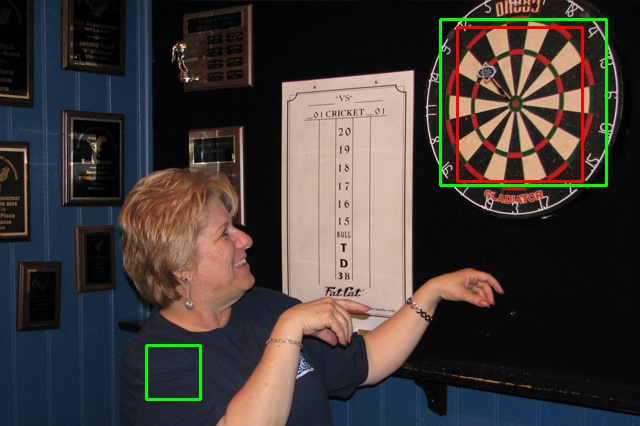
#> input picture Detected/dart0.jpg, 640 x 426 px
$ python -i Dartboard-Dectector.py   (imports and definitions only)   (older library calls are emulated)
#> lines starting #> are read from the running program, lines starting #| are printed output that depends on the picture; after the words box and inside, x2 and y2 are one past the last pixel; in counts of white or black regions, pixels touching at a corner belong together
import numpy as np
import cv2
import os
import sys
import argparse
import math
import random

parser = argparse.ArgumentParser(description='DartBoard detection')
# [3 lines not run here, left out]

cascade_name = "Dartboardcascade/cascade.xml"

# [41 lines left out: functions convolution, gradient_x, gradient_y, sobel_information, not called in this run]

def thresholded_pixels(image, T):
    return np.argwhere(image > T)

# [101 lines left out: functions hough_circles, EllipseSimiliarity, hough_ellipse, not called in this run]

def AngleBetweenPoints(v0, v1, v2):
    return (180 / math.pi) * np.arccos(np.dot(v1 - v0, v1 - v2) / (np.linalg.norm(v1 - v0) * np.linalg.norm(v1 - v2)))

def TriangleHas18DegreeAngle(triangle, tolerance=10):
    angles = []
    angles.append(AngleBetweenPoints(triangle[0], triangle[1], triangle[2]))
    angles.append(AngleBetweenPoints(triangle[1], triangle[2], triangle[0]))
    angles.append(AngleBetweenPoints(triangle[2], triangle[0], triangle[1]))
    for a in angles:
        if (a < 18 + tolerance or a > 18 - tolerance):
            return True
    return False

def DetectDartboardsFromTriangles(frame):
    triangles = ContourPolygons(frame, 150)

    # Dartboards have 20 triangular segments, 360 / 20 = 18
    # Get a list of triangles that have an angle of around 18 degrees
    triangles = [np.array(t) for t in triangles if TriangleHas18DegreeAngle(np.array(t))]
    centres = np.array([(t[0] + t[1] + t[2]) / 3 for t in triangles])

    cluster_radius = 30
    clusters = []
    while (len(centres) > 0):
        average = list(centres[0])
        average.append(0)
        removed = [0]
        for i in range(1, len(centres)):
            centre = np.array(centres[i])
            av = np.array(average[:2])
            d2 = np.dot(centre - av, centre - av)
            if (d2 < cluster_radius ** 2):
                new_average = (av * average[2] + centre) / (average[2] + 1)
                average = [new_average[0], new_average[1], average[2] + 1]
                removed.append(i)
        centres = np.delete(centres, removed, axis=0)
        clusters.append(average)

    clusters = [c for c in clusters if c[2] >= 3]
    print(len(clusters))
    return [[int(c[0] - cluster_radius), int(c[1] - cluster_radius), 2 * cluster_radius, 2 * cluster_radius] for c in clusters]

def ContourPolygons(frame, T):
    frame_gray = cv2.cvtColor(frame, cv2.COLOR_BGR2GRAY)
    _, thresholded = cv2.threshold(frame_gray, T, 255, cv2.THRESH_BINARY)
    _, contours, _ = cv2.findContours(thresholded, cv2.RETR_TREE, cv2.CHAIN_APPROX_SIMPLE)
    tris = []
    contour_output = np.copy(frame)
    for contour in contours:
        if (cv2.contourArea(contour) > 10):
            poly = cv2.approxPolyDP(contour, 0.05 * cv2.arcLength(contour, True), True)
            if (len(poly) == 3):
                cv2.drawContours(contour_output, [poly], 0, (0, 0, 255), 2)
                tris.append([poly[0][0], poly[1][0], poly[2][0]])
    cv2.imwrite("countour_test.jpg", contour_output)
    return tris

# TODO: Generalise this for ellipses
# [296 lines left out: functions LargeClusterCircles, test_hough_circles, test_hough_ellipses, IoUScore, ScorePredictions, PrettyPrintScores and 9 more, not called in this run]

# [1 line that did not run here, left out]
# [5 lines not run here, left out]

>>> import cv2
>>> picture = cv2.imread('Detected/dart0.jpg')
#> picture is the input picture: shape (426, 640, 3); mean B, G, R 55.2, 58.6, 66.6
>>> result = DetectDartboardsFromTriangles(picture)
#> in ContourPolygons, `frame_gray = cv2.cvtColor(frame, cv2.COLOR_BGR2GRAY)`:
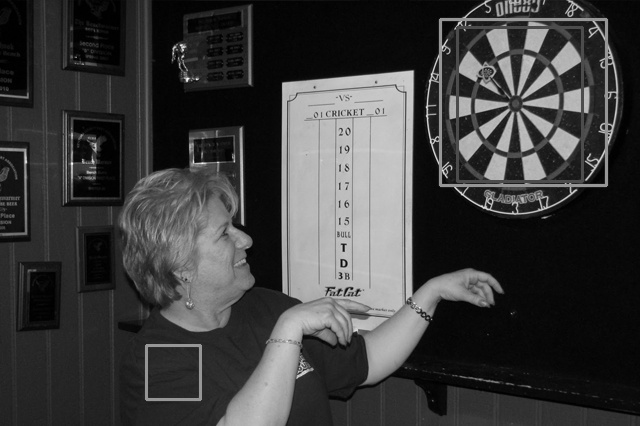
#> frame_gray: shape (426, 640); min 0, max 252, mean 60.6
#> in ContourPolygons, `_, thresholded = cv2.threshold(frame_gray, T, 255, cv2.THRESH_BINARY)`:
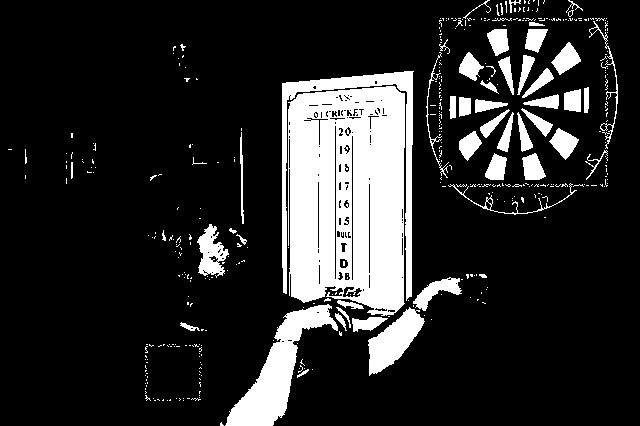
#> thresholded: shape (426, 640); 16.7% white; 418 white regions (364 under 20 px)
#> in ContourPolygons, `_, contours, _ = cv2.findContours(thresholded, cv2.RETR_TREE, cv2.CHAI..`: contours = 563 contours, 480 with area under 20; largest, box (x1, y1, x2, y2) and area: (288, 86, 405, 316) 24004, (225, 304, 338, 426) 4321, (282, 71, 414, 301) 3342, (368, 307, 425, 376) 1798, (197, 224, 229, 278) 881
#> the loop in ContourPolygons, `for contour in contours:` made 563 passes
#> poly on passes 35, 75, 78, 81, 82, 83, 86, 98, 122, 152, 156, 158: [[308, 369], [297, 375], [297, 377]], [[180, 323], [190, 330], [196, 327], [199, 330]], [[387, 318], [352, 318], [353, 331], [370, 330]], [[335, 313], [346, 330], [343, 319]], [[419, 310], [368, 340], [369, 375], [408, 346]], [[336, 307], [350, 327], [348, 316]], [[331, 306], [283, 317], [225, 425], [284, 414]], [[337, 301], [345, 307], [363, 308]], [[479, 274], [482, 277], [486, 277], [484, 274]], [[237, 234], [244, 244], [246, 240]], [[163, 230], [162, 239], [165, 240]], [[209, 224], [198, 272], [216, 277], [228, 253]]
#> contour on passes 2 to 7: [[183, 400]], [[167, 400]], [[154, 400], [155, 400]], [[170, 399], [169, 400], [170, 400]], [[163, 399], [162, 400], [163, 400]], [[157, 399], [158, 399], [159, 400], [158, 399]]
#> after the loop in ContourPolygons, `for contour in contours:`:
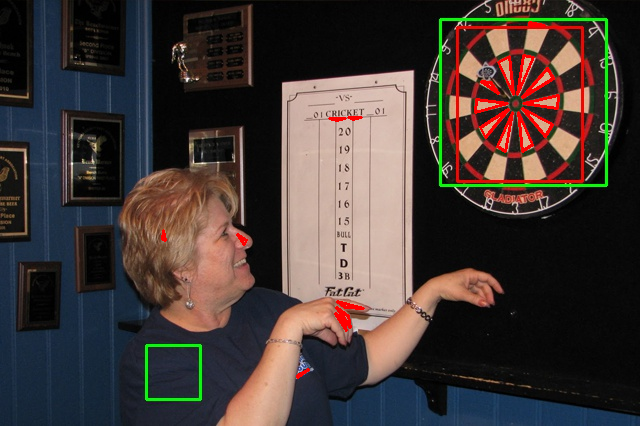
#> contour_output: shape (426, 640, 3); 1.1% of pixels changed, all inside (x1, y1, x2, y2) = (161, 21, 560, 379)
#> after the loop in ContourPolygons, `for contour in contours:`: tris = 19 items
#> in DetectDartboardsFromTriangles, `centres = np.array([(t[0] + t[1] + t[2]) / 3 for t in triangles])`: centres = 19 rows, first 8: [300.7, 373.7], [341.3, 320.7], [344.7, 316.7], [348.3, 305.3], [242.3, 239.3], [163.3, 236.3], [524, 135.7], [504.7, 136.3]
#> the loop in DetectDartboardsFromTriangles, `while (len(centres) > 0):` made 9 passes
#> centres on passes 7 to 8: [[489.7, 85.33], [506.7, 70.67], [534, 24]], [[534, 24]]
#> after the loop in DetectDartboardsFromTriangles, `while (len(centres) > 0):`: centres = empty array; clusters = [[300.7, 373.7, 0], [346.5, 311, 2], [242.3, 239.3, 0], [163.3, 236.3, 0], [493.9, 121.8, 3], [537, 83.89, 3], [354, 117.7, 1], [506.7, 70.67, 1], [534, 24, 0]]
#> in DetectDartboardsFromTriangles, `clusters = [c for c in clusters if c[2] >= 3]`: clusters = [[493.9, 121.8, 3], [537, 83.89, 3]]
#| 2
#> result = [[463, 91, 60, 60], [507, 53, 60, 60]]

$ run again, on Detected/dart13.jpg
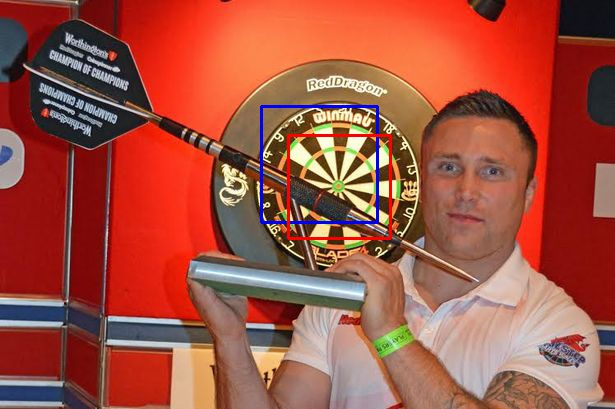
#> input picture Detected/dart13.jpg, 615 x 409 px
#> picture is the input picture: shape (409, 615, 3); mean B, G, R 66.4, 82.3, 162.4
#> in ContourPolygons, `_, thresholded = cv2.threshold(frame_gray, T, 255, cv2.THRESH_BINARY)`:
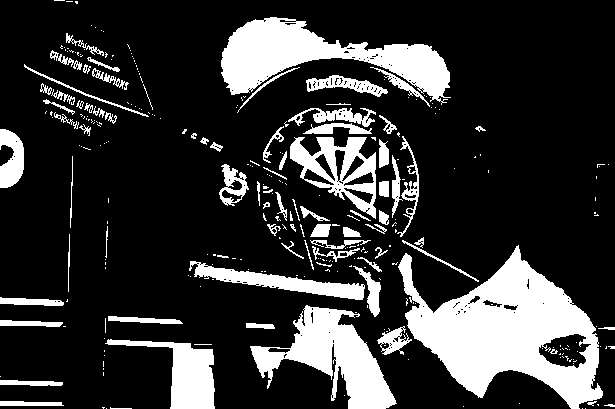
#> thresholded: shape (409, 615); 20.7% white; 296 white regions (214 under 20 px)
#> contours = 575 contours, 491 with area under 20; largest, box (x1, y1, x2, y2) and area: (398, 245, 603, 409) 17100, (221, 17, 451, 105) 8219, (250, 305, 397, 409) 6165, (290, 137, 376, 219) 3848, (105, 339, 215, 409) 2782
#> the loop in ContourPolygons, `for contour in contours:` made 575 passes
#> poly on passes 10, 11, 13, 30, 32, 39, 45, 51: [[596, 401], [587, 403], [593, 405], [591, 404]], [[0, 401], [63, 405]], [[0, 380], [62, 384]], [[598, 328], [614, 329], [614, 327]], [[404, 326], [382, 333], [382, 353], [403, 354]], [[380, 345], [384, 342], [389, 344], [385, 349]], [[397, 336], [398, 337], [397, 342], [393, 338]], [[246, 323], [246, 327], [274, 328], [272, 324]]
#> after the loop in ContourPolygons, `for contour in contours:`:
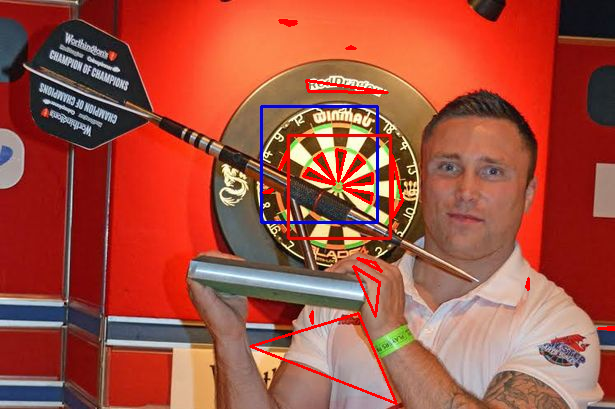
#> contour_output: shape (409, 615, 3); 1.56% of pixels changed, all inside (x1, y1, x2, y2) = (249, 19, 615, 405)
#> after the loop in ContourPolygons, `for contour in contours:`: tris = 19 items
#> in DetectDartboardsFromTriangles, `centres = np.array([(t[0] + t[1] + t[2]) / 3 for t in triangles])`: centres = 19 rows, first 8: [608.7, 328], [334.7, 354], [311.3, 316.7], [369, 288], [370.7, 263.7], [527.3, 284.3], [268, 191], [395.3, 190.7]
#> the loop in DetectDartboardsFromTriangles, `while (len(centres) > 0):` made 13 passes
#> after the loop in DetectDartboardsFromTriangles, `while (len(centres) > 0):`: centres = empty array; clusters = [[608.7, 328, 0], [334.7, 354, 0], [311.3, 316.7, 0], [370.7, 263.7, 1], [527.3, 284.3, 0], [268, 191, 0], [395.3, 190.7, 0], [283.7, 159, 0], [352.1, 168.9, 3], [323.3, 164.3, 1], [333.7, 87.67, 0], [350.3, 47.33, 0], [285, 21, 1]]
#> in DetectDartboardsFromTriangles, `clusters = [c for c in clusters if c[2] >= 3]`: clusters = [[352.1, 168.9, 3]]
#| 1
#> result = [[322, 138, 60, 60]]
